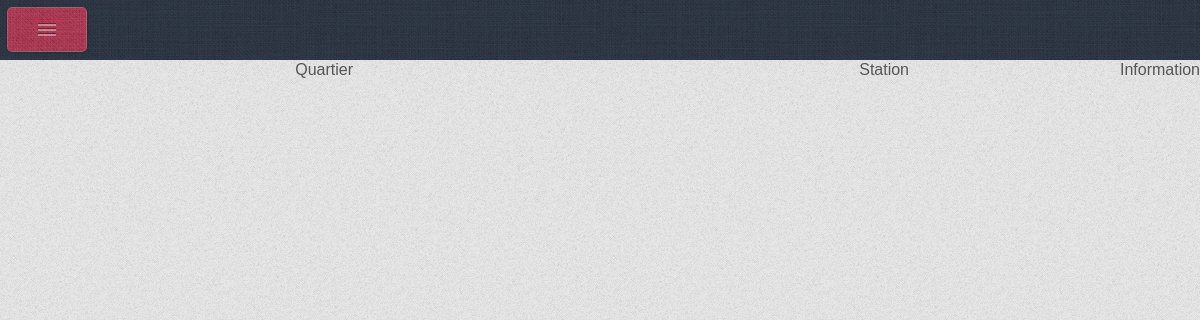
The app's page /FO/VUES/Station/fo_AfficherStation.php, older data.
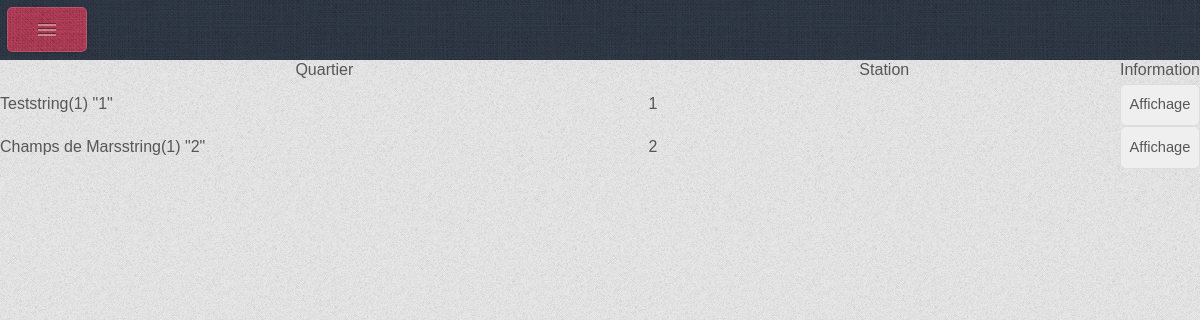
The same page, newer data.
### tables this page shows
CREATE TABLE IF NOT EXISTS `quartier` (
  `Qua_Id` varchar(15) NOT NULL,
  `Qua_lib` varchar(100) NOT NULL,
  PRIMARY KEY (`Qua_Id`)
);

CREATE TABLE IF NOT EXISTS `station` (
  `Sta_Code` char(5) NOT NULL,
  `Sta_Nom` varchar(30) DEFAULT NULL,
  `Sta_Rue` varchar(50) DEFAULT NULL,
  `Sta_NbAttaches` int(2) DEFAULT NULL,
  `Sta_NbVelos` int(2) DEFAULT NULL,
  `Sta_NbAttacDispo` int(2) DEFAULT NULL,
  `Sta_NbTotLoc` int(10) DEFAULT NULL,
  `Sta_NbVols` int(5) DEFAULT NULL,
  `Sta_NbDegrad` int(5) DEFAULT NULL,
  `Sta_Quartier` varchar(15) NOT NULL,
  PRIMARY KEY (`Sta_Code`),
  KEY `Sta_Quartier` (`Sta_Quartier`)
);

### classe/clstBaseMysql.classe.php (called while the page is built, shortened)
<?php
   class clstBaseMysql
   {
       	private function connect($pServeur, $pUser, $pMdp)
		{
        	$res = mysql_connect($pServeur, $pUser, $pMdp) or die("Erreur de connexion à MySql");
        	return ($res) ;
        }
		public function query($pReq)
		{
           	$res =  mysql_query($pReq) or die("erreur avec la requête ". $pReq);
        	return ($res) ;
        }
       	public function tabAssoc($pReq)
		{
           	$TabRes = mysql_fetch_assoc($pReq);
		   	return ($TabRes) ;
     	}
    }
?>

### FO/Modeles/Station/AfficherStation.inc.php (called while the page is built)
<?php
	function connecter()
	{
		require_once("../../../classe/clstBaseMysql.classe.php") ;
		$oSql = new clstBaseMysql("localhost", "Vlyon", "mpvlyon", "vlyon") ;
		return ($oSql) ;
	}
	FUNCTION getAllStation()
	{
		$lesStations = array() ;
		$oSql= connecter() ;
		$sReq = " SELECT Sta_Code, Sta_Nom, Sta_Quartier, Qua_id, Qua_lib
				FROM station, quartier
				WHERE Sta_Quartier = Qua_id
				ORDER BY Sta_Code ASC";
		$sReqExe = $oSql->query($sReq);
		while ($uneLigne = $oSql->tabAssoc($sReqExe) ){
			$lesStations[] =  $uneLigne ;
		}
		return $lesStations ;
	}
?>

### FO/VUES/Station/fo_AfficherStation.php (the view, shortened to what this page needs)
<?php
require_once ("../../../FO/Modeles/Station/AfficherStation.inc.php") ;
?>
	<fieldset>
		<head>
			<link rel="stylesheet" href="../../../css/style.css" />
			<link rel="stylesheet" href="../../../css/style-mobile.css" />
			<link rel="stylesheet" href="../../../css/style-desktop.css" />
			<link rel="stylesheet" href="../../../css/style-wide.css" />
	</head>
		<legend> Suivi des stations </legend>
		<br/>
		<form  >
		<table border =1 width="100%" >
			<tr>
				<th width="55%" >Quartier</th>
				<th width="40%">Station</th>
				<th width="15%">Information</th>
			</tr>
			<form  action="<?php $_SERVER['PHP_SELF']; ?>" name="Information" method="POST">
<?php
			$lesStations  = getAllStation() ;
			foreach($lesStations as $uneStation)
			{
$id = $uneStation["Sta_Code"];
?>
					<tr>
						<td><?php echo $uneStation["Qua_lib"] ; var_dump($id);  ?></td>
						<td><?php echo $uneStation["Sta_Code"]; ?></td>
						<td><a href="fo_informationStation.php?variable=<?php print($id) ?>"><input type="button" value="Affichage"  /></a></td>
					</tr>
<?php
			}
?>
		</form>
		</table>
	</fieldset>

Row changes from the older to the newer data that the page shows:
added quartier: Qua_lib "Test", value "string(1) \"1\"", Qua_Id.Sta_Code "1"
added quartier: Qua_lib "Champs de Mars", value "string(1) \"2\"", Qua_Id.Sta_Code "2"
